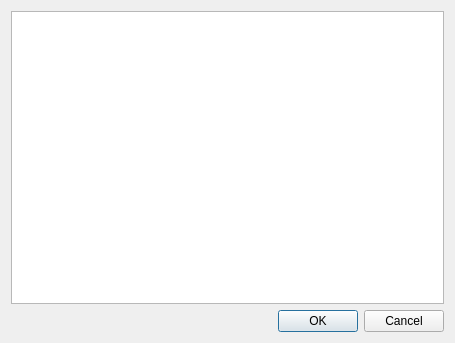
<?xml version="1.0" encoding="UTF-8"?>
<ui version="4.0">
 <class>FileContentsDialog</class>
 <widget class="QDialog" name="FileContentsDialog">
  <property name="geometry">
   <rect>
    <x>0</x>
    <y>0</y>
    <width>455</width>
    <height>343</height>
   </rect>
  </property>
  <property name="windowTitle">
   <string>Dialog</string>
  </property>
  <layout class="QVBoxLayout" name="verticalLayout">
   <item>
    <widget class="QPlainTextEdit" name="txtFileContents">
     <property name="font">
      <font>
       <family>Courier New</family>
      </font>
     </property>
     <property name="lineWrapMode">
      <enum>QPlainTextEdit::NoWrap</enum>
     </property>
     <property name="readOnly">
      <bool>true</bool>
     </property>
    </widget>
   </item>
   <item>
    <widget class="QDialogButtonBox" name="buttonBox">
     <property name="orientation">
      <enum>Qt::Horizontal</enum>
     </property>
     <property name="standardButtons">
      <set>QDialogButtonBox::Cancel|QDialogButtonBox::Ok</set>
     </property>
    </widget>
   </item>
  </layout>
 </widget>
 <resources/>
 <connections>
  <connection>
   <sender>buttonBox</sender>
   <signal>accepted()</signal>
   <receiver>FileContentsDialog</receiver>
   <slot>accept()</slot>
   <hints>
    <hint type="sourcelabel">
     <x>248</x>
     <y>254</y>
    </hint>
    <hint type="destinationlabel">
     <x>157</x>
     <y>274</y>
    </hint>
   </hints>
  </connection>
  <connection>
   <sender>buttonBox</sender>
   <signal>rejected()</signal>
   <receiver>FileContentsDialog</receiver>
   <slot>reject()</slot>
   <hints>
    <hint type="sourcelabel">
     <x>316</x>
     <y>260</y>
    </hint>
    <hint type="destinationlabel">
     <x>286</x>
     <y>274</y>
    </hint>
   </hints>
  </connection>
 </connections>
</ui>
